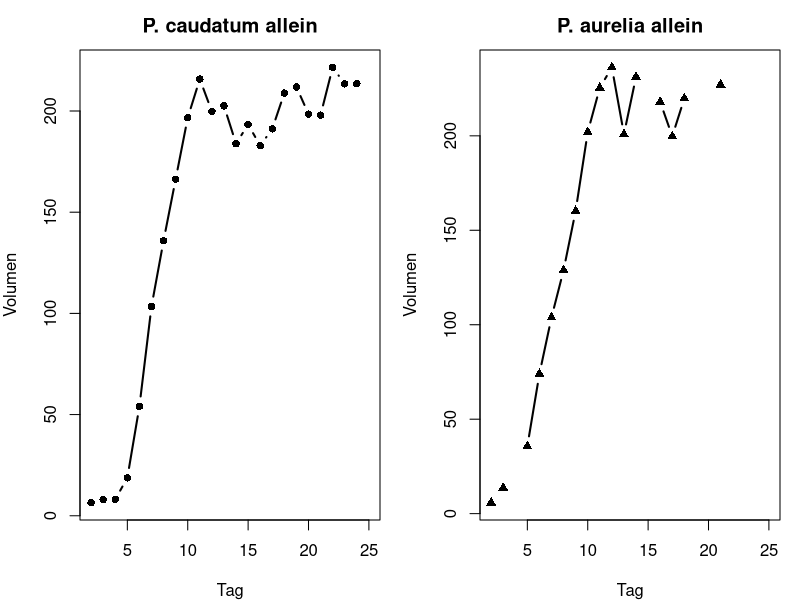
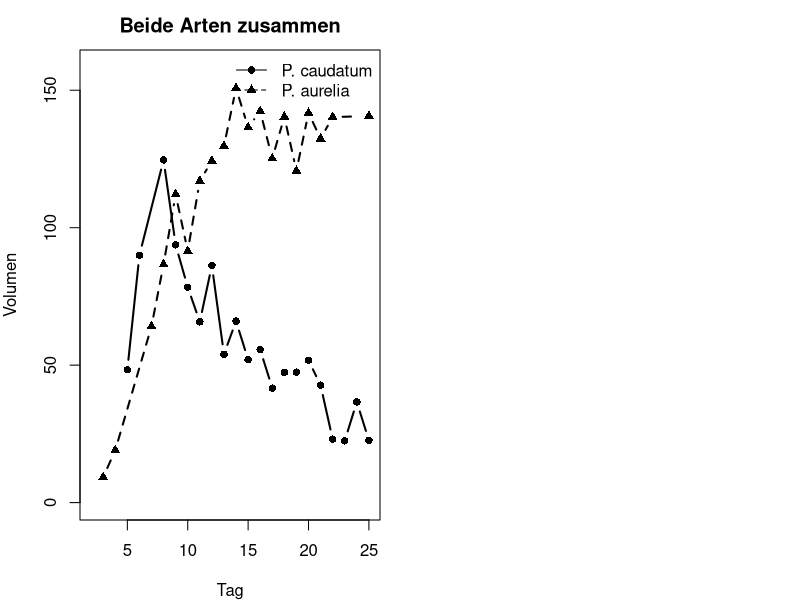
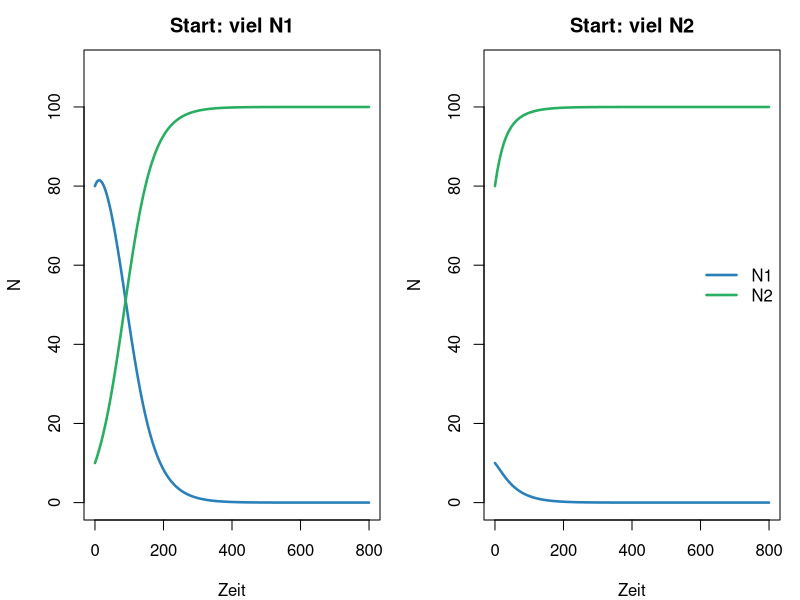
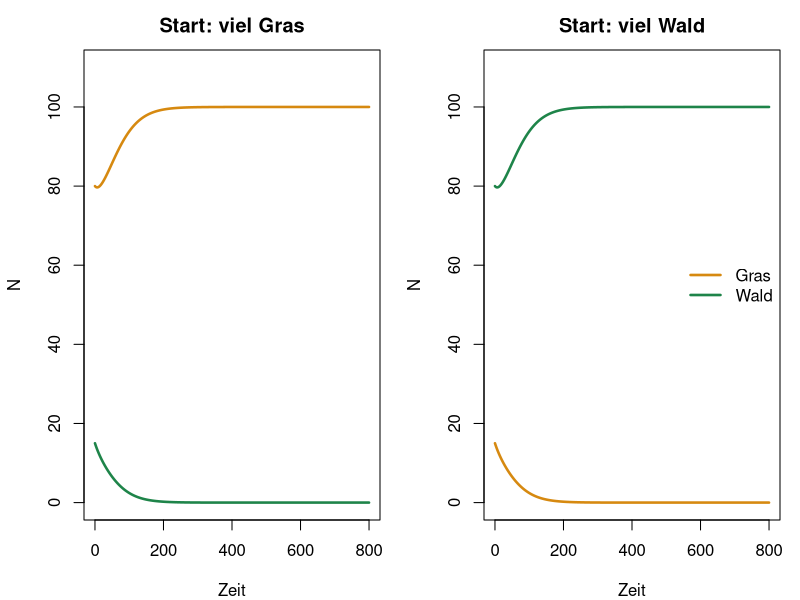
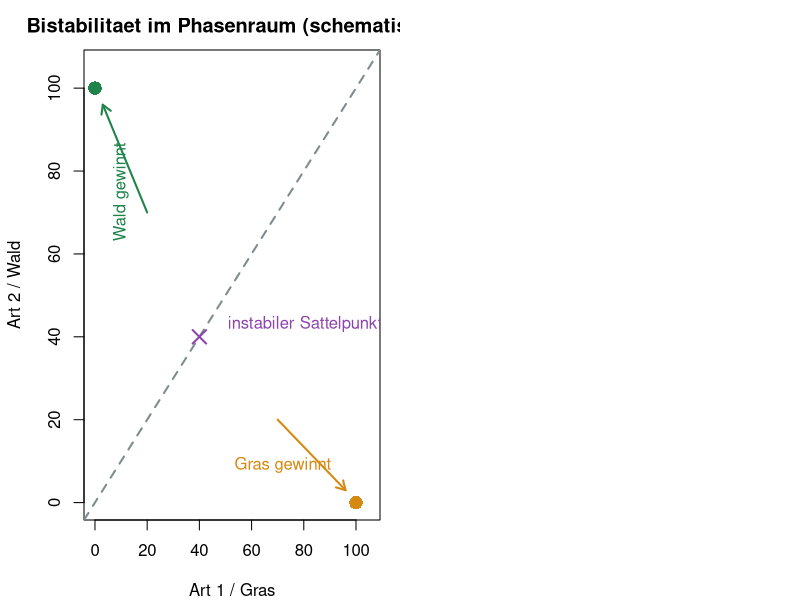
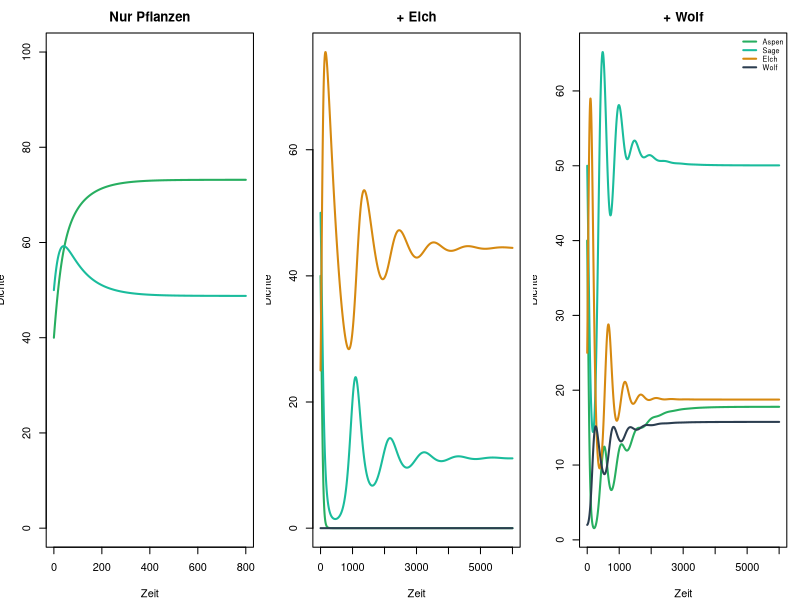

The R source for these figures, in order:
## ---- chunk 1
#| fig-height: 3.7
#| fig-width: 8
#| out-width: 62%
pc <- read.csv("data/paramecium_caudatum_alone.csv")
pa <- read.csv("data/paramecium_aurelia_alone.csv")
par(mfrow = c(1, 2), mar = c(4, 4, 2.5, 1))
plot(pc$day, pc$volume, type = "b", pch = 16, lwd = 2,
     xlab = "Tag", ylab = "Volumen", main = "P. caudatum allein")
plot(pa$day, pa$volume, type = "b", pch = 17, lwd = 2,
     xlab = "Tag", ylab = "Volumen", main = "P. aurelia allein")
## ---- chunk 2
#| fig-height: 3.8
#| fig-width: 7.5
#| out-width: 58%
mix <- read.csv("data/paramecium_competition.csv")
c_ok <- !is.na(mix$caudatum)
a_ok <- !is.na(mix$aurelia)
ymax <- max(c(mix$caudatum, mix$aurelia), na.rm = TRUE)
plot(mix$day[c_ok], mix$caudatum[c_ok], type = "b", pch = 16, lwd = 2,
     xlab = "Tag", ylab = "Volumen", main = "Beide Arten zusammen",
     ylim = c(0, ymax * 1.05), xlim = range(mix$day, na.rm = TRUE))
lines(mix$day[a_ok], mix$aurelia[a_ok], type = "b", pch = 17, lwd = 2, lty = 2)
legend("topright", c("P. caudatum", "P. aurelia"),
       pch = c(16, 17), lty = 1:2, bty = "n")
## ---- chunk 3
#| include: false
next_comp <- function(N1, N2, r1 = 0.05, r2 = 0.05,
                      K1 = 100, K2 = 100, a12, a21) {
  d1 <- r1 * N1 * (1 - (N1 + a12 * N2) / K1)
  d2 <- r2 * N2 * (1 - (N2 + a21 * N1) / K2)
  c(N1 = max(N1 + d1, 0), N2 = max(N2 + d2, 0))
}
sim_comp <- function(N10, N20, a12, a21, T = 800) {
  N1 <- numeric(T + 1); N2 <- numeric(T + 1)
  N1[1] <- N10; N2[1] <- N20
  for (t in 1:T) {
    out <- next_comp(N1[t], N2[t], a12 = a12, a21 = a21)
    N1[t + 1] <- out["N1"]; N2[t + 1] <- out["N2"]
  }
  data.frame(time = 0:T, N1 = N1, N2 = N2)
}
## ---- chunk 4
#| fig-height: 3.8
#| fig-width: 9
#| out-width: 62%
A <- sim_comp(80, 10, 1.4, 0.5)
B <- sim_comp(10, 80, 1.4, 0.5)
par(mfrow = c(1, 2), mar = c(4, 4.2, 2.5, 1))
matplot(A$time, cbind(A$N1, A$N2), type = "l", lty = 1, lwd = 2.5,
        col = c("#2980b9", "#27ae60"), ylim = c(0, 110),
        xlab = "Zeit", ylab = "N", main = "Start: viel N1")
matplot(B$time, cbind(B$N1, B$N2), type = "l", lty = 1, lwd = 2.5,
        col = c("#2980b9", "#27ae60"), ylim = c(0, 110),
        xlab = "Zeit", ylab = "N", main = "Start: viel N2")
legend("right", c("N1", "N2"), col = c("#2980b9", "#27ae60"),
       lty = 1, lwd = 2.5, bty = "n")
## ---- chunk 5
#| fig-height: 3.8
#| fig-width: 9
#| out-width: 62%
G <- sim_comp(80, 15, 1.5, 1.5)
W <- sim_comp(15, 80, 1.5, 1.5)
par(mfrow = c(1, 2), mar = c(4, 4.2, 2.5, 1))
matplot(G$time, cbind(G$N1, G$N2), type = "l", lty = 1, lwd = 2.5,
        col = c("#d68910", "#1e8449"), ylim = c(0, 110),
        xlab = "Zeit", ylab = "N", main = "Start: viel Gras")
matplot(W$time, cbind(W$N1, W$N2), type = "l", lty = 1, lwd = 2.5,
        col = c("#d68910", "#1e8449"), ylim = c(0, 110),
        xlab = "Zeit", ylab = "N", main = "Start: viel Wald")
legend("right", c("Gras", "Wald"), col = c("#d68910", "#1e8449"),
       lty = 1, lwd = 2.5, bty = "n")
## ---- chunk 6
#| fig-height: 4.2
#| fig-width: 7.5
#| out-width: 68%
plot(NA, xlim = c(0, 105), ylim = c(0, 105),
     xlab = "Art 1 / Gras", ylab = "Art 2 / Wald",
     main = "Bistabilitaet im Phasenraum (schematisch)")
abline(a = 0, b = 1, lty = 2, lwd = 2, col = "#7f8c8d")
points(c(100, 0), c(0, 100), pch = 16, cex = 1.8,
       col = c("#d68910", "#1e8449"))
points(40, 40, pch = 4, cex = 1.8, lwd = 2, col = "#8e44ad")
arrows(70, 20, 96, 3, length = 0.1, lwd = 2, col = "#d68910")
arrows(20, 70, 3, 96, length = 0.1, lwd = 2, col = "#1e8449")
text(72, 9, "Gras gewinnt", col = "#d68910")
text(10, 75, "Wald gewinnt", col = "#1e8449", srt = 90)
text(47, 43, "instabiler Sattelpunkt", col = "#8e44ad", pos = 4)
## ---- chunk 7
#| include: false
next_web <- function(x, p) {
  A <- x["Aspen"]; S <- x["Sage"]; E <- x["Elch"]; W <- x["Wolf"]
  dA <- p$rA * A * (1 - (A + p$aAS * S) / p$K) - p$aEA * A * E
  dS <- p$rS * S * (1 - (S + p$aSA * A) / p$K) - p$aES * S * E
  dE <- p$eE * (p$aEA * A + p$aES * S) * E - p$mE * E - p$aWE * E * W
  dW <- p$eW * p$aWE * E * W - p$mW * W
  c(Aspen = max(A + dA, 0), Sage = max(S + dS, 0),
    Elch = max(E + dE, 0), Wolf = max(W + dW, 0))
}
web_p <- list(rA = 0.024, rS = 0.020, K = 100,
              aAS = 0.55, aSA = 0.70, aEA = 0.0007, aES = 0.0004,
              eE = 0.45, mE = 0.002, aWE = 0.0008, eW = 0.40, mW = 0.006)
sim_web <- function(Wolf0 = 0, T = 6000, p = web_p) {
  X <- matrix(0, T + 1, 4,
              dimnames = list(NULL, c("Aspen", "Sage", "Elch", "Wolf")))
  X[1, ] <- c(Aspen = 40, Sage = 50, Elch = 25, Wolf = Wolf0)
  for (t in 1:T) X[t + 1, ] <- next_web(X[t, ], p)
  data.frame(time = 0:T, X)
}
## ---- chunk 8
#| fig-height: 3.8
#| fig-width: 9
#| out-width: 62%
plants <- sim_comp(40, 50, 0.55, 0.7)
noW <- sim_web(0)
withW <- sim_web(2)
cols <- c(Aspen = "#27ae60", Sage = "#1abc9c",
          Elch = "#d68910", Wolf = "#2c3e50")
par(mfrow = c(1, 3), mar = c(4, 3.5, 2.5, 1))
matplot(plants$time, cbind(plants$N1, plants$N2), type = "l",
        lty = 1, lwd = 2, col = cols[1:2], ylim = c(0, 100),
        xlab = "Zeit", ylab = "Dichte", main = "Nur Pflanzen")
matplot(noW$time, noW[, names(cols)], type = "l", lty = 1, lwd = 2,
        col = cols, xlab = "Zeit", ylab = "Dichte", main = "+ Elch")
matplot(withW$time, withW[, names(cols)], type = "l", lty = 1, lwd = 2,
        col = cols, xlab = "Zeit", ylab = "Dichte", main = "+ Wolf")
legend("topright", names(cols), col = cols, lty = 1, lwd = 2,
       bty = "n", cex = 0.65)
